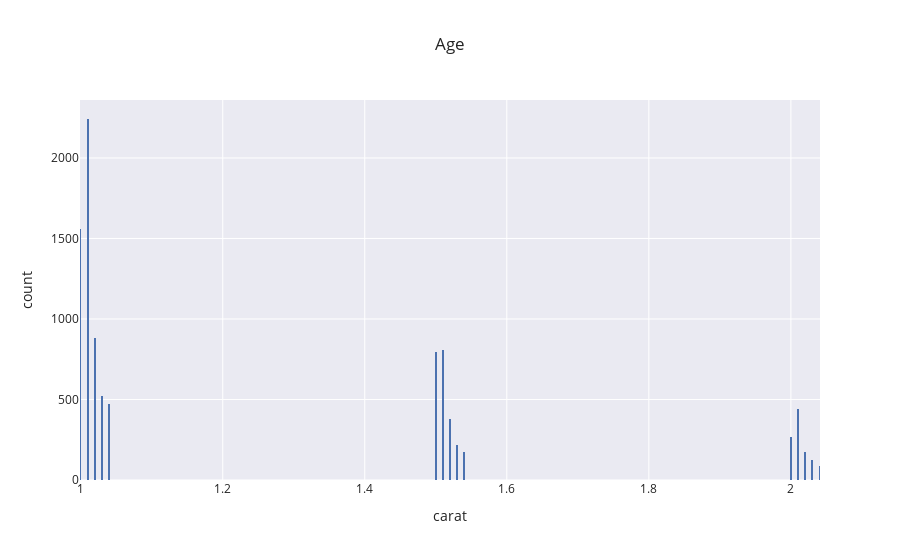

Notebook source saved alongside this figure:
### Code cell
fig=px.histogram(df.loc[df['marketing_carat']=='good'], x='carat',nbins=1000,template='seaborn',title='Age',barmode='group')
fig.show()

### Figure 1 — Plotly figure (JSON) as saved in the notebook; plotly's stock layout.template omitted (floating-point values rounded to 4 significant figures; data arrays with more than 128 entries replaced by an {"elided": "..."} marker saying what was removed)
{"data": [{"alignmentgroup": "True", "bingroup": "x", "hovertemplate": "carat=%{x}<br>count=%{y}<extra></extra>", "legendgroup": "", "marker": {"color": "rgb(76,114,176)"}, "name": "", "nbinsx": 1000, "offsetgroup": "", "orientation": "v", "showlegend": false, "type": "histogram", "x": {"elided": "9146 float values"}, "xaxis": "x", "yaxis": "y"}], "layout": {"autosize": true, "barmode": "group", "legend": {"tracegroupgap": 0}, "title": {"text": "Age"}, "xaxis": {"anchor": "y", "autorange": true, "domain": [0, 1], "range": [0.999, 2.041], "title": {"text": "carat"}, "type": "linear"}, "yaxis": {"anchor": "x", "autorange": true, "domain": [0, 1], "range": [0, 2360], "title": {"text": "count"}}}}
